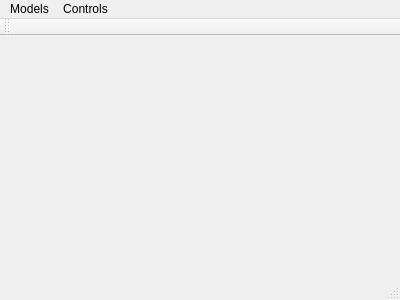
<?xml version="1.0" encoding="UTF-8"?>
<ui version="4.0">
 <class>MainWindow</class>
 <widget class="QMainWindow" name="MainWindow">
  <property name="geometry">
   <rect>
    <x>0</x>
    <y>0</y>
    <width>400</width>
    <height>300</height>
   </rect>
  </property>
  <property name="windowTitle">
   <string>MainWindow</string>
  </property>
  <widget class="QWidget" name="centralWidget"/>
  <widget class="QMenuBar" name="menuBar">
   <property name="geometry">
    <rect>
     <x>0</x>
     <y>0</y>
     <width>400</width>
     <height>20</height>
    </rect>
   </property>
   <widget class="QMenu" name="menuModels">
    <property name="title">
     <string>Models</string>
    </property>
    <addaction name="action_Sala_de_Billar"/>
    <addaction name="separator"/>
    <addaction name="action_Exit"/>
   </widget>
   <widget class="QMenu" name="menuPlay">
    <property name="title">
     <string>Controls</string>
    </property>
    <addaction name="action_Play"/>
   </widget>
   <addaction name="menuModels"/>
   <addaction name="menuPlay"/>
  </widget>
  <widget class="QToolBar" name="mainToolBar">
   <attribute name="toolBarArea">
    <enum>TopToolBarArea</enum>
   </attribute>
   <attribute name="toolBarBreak">
    <bool>false</bool>
   </attribute>
  </widget>
  <widget class="QStatusBar" name="statusBar"/>
  <action name="action_Play">
   <property name="text">
    <string>Play</string>
   </property>
  </action>
  <action name="action_Pla_Base">
   <property name="text">
    <string>Afegeix Pla Base</string>
   </property>
  </action>
  <action name="action_Bola_Blanca">
   <property name="text">
    <string>Afegeix Bola Blanca</string>
   </property>
  </action>
  <action name="action_15_Boles">
   <property name="text">
    <string>Afegeix 15 Boles</string>
   </property>
  </action>
  <action name="action_Obre_Fitxer">
   <property name="text">
    <string>Obre Fitxer</string>
   </property>
   <property name="toolTip">
    <string>Obre Fitxer</string>
   </property>
   <property name="shortcut">
    <string>Ctrl+F</string>
   </property>
  </action>
  <action name="action_Sala_de_Billar">
   <property name="text">
    <string>Afegeix Sala de Billar</string>
   </property>
  </action>
  <action name="action_Exit">
   <property name="text">
    <string>Exit</string>
   </property>
  </action>
 </widget>
 <layoutdefault spacing="6" margin="11"/>
 <resources/>
 <connections/>
</ui>
